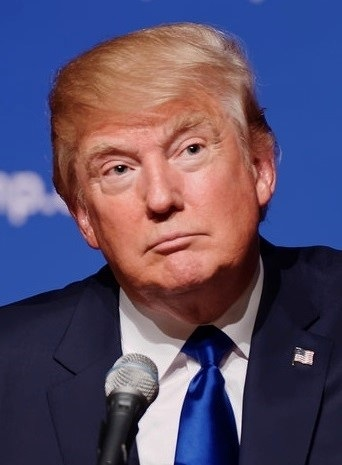
#> input picture week09/Trump.jpg, 342 x 465 px
$ jupyter execute eyes_detection.ipynb
#> lines starting #> are read from the running program, lines starting #| are printed output that depends on the picture; after the words box and inside, x2 and y2 are one past the last pixel; in counts of white or black regions, pixels touching at a corner belong together
[cell 1]
import numpy as np
import matplotlib.pyplot as plt
import cv2

[cell 2]
def imshow(image, title=None,size=5):
    imgType = image.shape
    plt.figure(figsize=(size,size))
    if len(imgType)>2:
        plt.imshow(cv2.cvtColor(image, cv2.COLOR_BGR2RGB), 'gray')
    else:
        plt.imshow(image, 'gray')
    plt.title(title)
    plt.axis('off')
    plt.show()

[cell 3]
image = cv2.imread('./Trump.jpg')
#> image is the input picture: shape (465, 342, 3); mean B, G, R 104.9, 77.8, 89.5
imshow(image, 'InputImage')
gray = cv2.cvtColor(image, cv2.COLOR_BGR2GRAY)
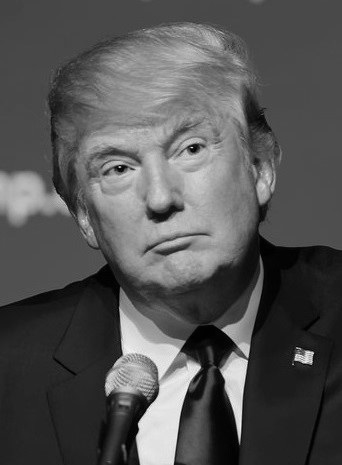
#> gray: shape (465, 342); min 0, max 252, mean 84.4
cascadePath = './haarcascade_eye.xml'
cascade = cv2.CascadeClassifier(cascadePath)
face = cascade.detectMultiScale(gray, scaleFactor=1.05, minNeighbors=5,
                                minSize=(30, 30))
#> face = [[167, 126, 46, 46], [91, 140, 54, 54]]
for x,y, w,h in face:
    cv2.rectangle(image, (x,y),(x+w, y+h), (0,0,255), 2)
#> this loop made 2 passes
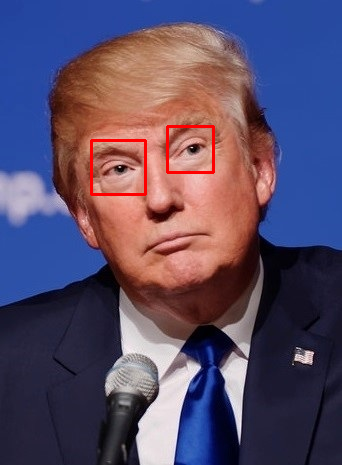
#> image: shape (465, 342, 3); 0.75% of pixels changed, all inside (x1, y1, x2, y2) = (90, 125, 215, 196)
imshow(image, 'Eyes')

[cell 4]
image = cv2.imread('./DownlaodImage.jpg')
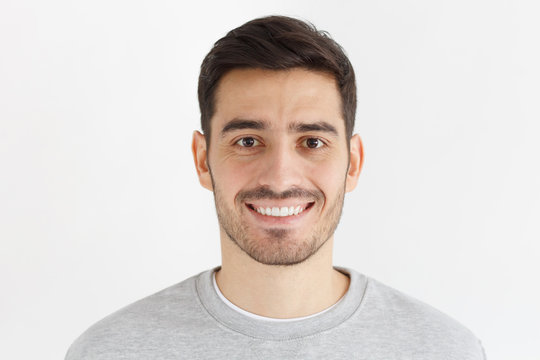
#> input picture week09/DownlaodImage.jpg, 540 x 360 px
#> image is the input picture: shape (360, 540, 3); mean B, G, R 211.8, 215.7, 222.7
imshow(image, 'InputImage')
gray = cv2.cvtColor(image, cv2.COLOR_BGR2GRAY)
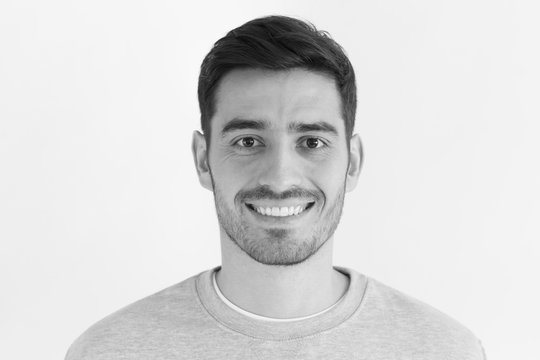
#> gray: shape (360, 540); min 4, max 255, mean 217.4
faceCascadePath = './haarcascade_eye.xml'
faceCascade = cv2.CascadeClassifier(cascadePath)

faces = faceCascade.detectMultiScale(gray, 1.3,5)
#> faces = [[222, 118, 49, 49], [287, 120, 45, 45]]
for (x,y,w,h) in faces:
    cv2.rectangle(image, (x,y), (x+w, y+h), (127,0,255),2)
#> this loop made 2 passes
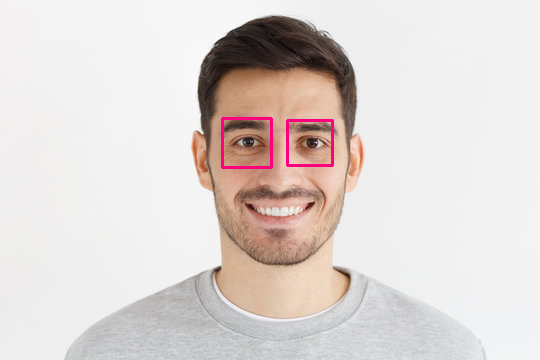
#> image: shape (360, 540, 3); 0.58% of pixels changed, all inside (x1, y1, x2, y2) = (221, 117, 334, 169)
imshow(image, 'Eyes')
